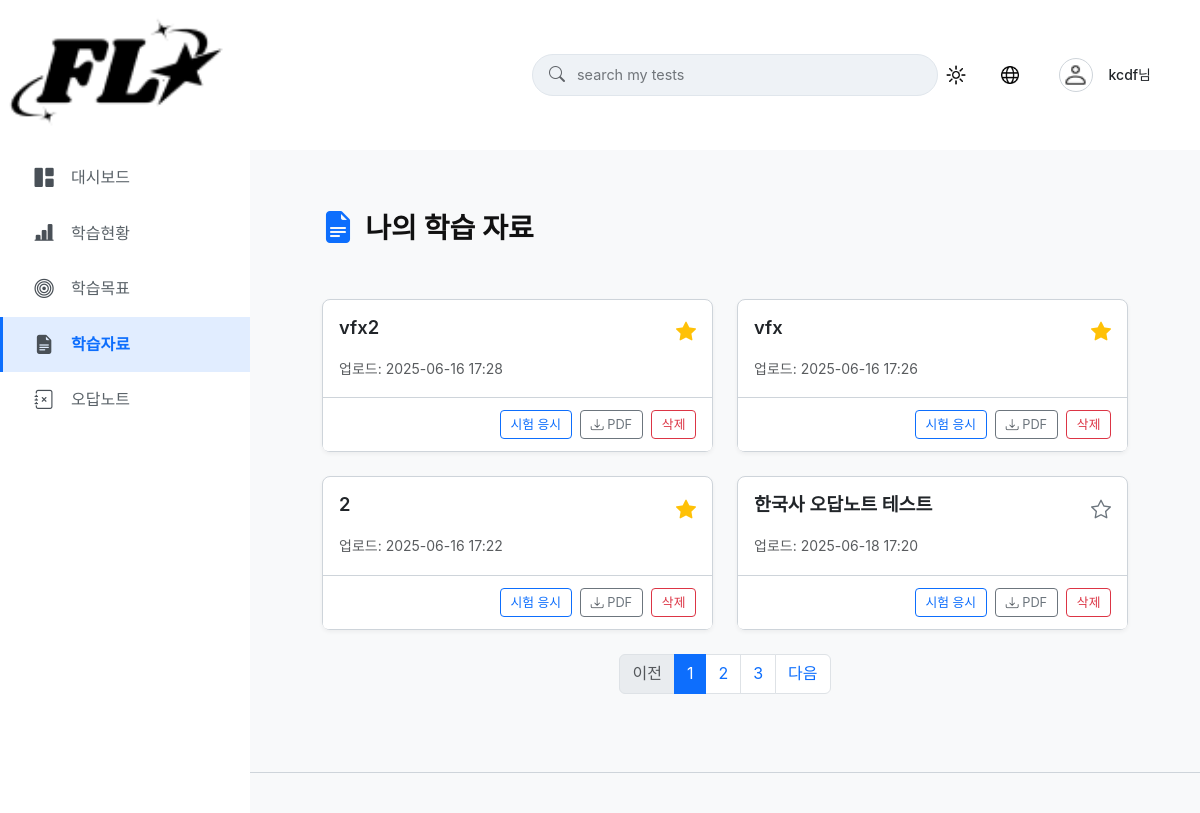
/flo_my/mypage/materials/ (signed in), run on the app's committed database.
### accounts/models.py (models this page shows, shortened)
class User(AbstractUser):
    username = models.CharField(
        '아이디',
        max_length=20,
        unique=True,
        validators=[
            MinLengthValidator(4, "아이디는 4자 이상이어야 합니다."),
            RegexValidator(
                regex='^[a-zA-Z0-9]+$',
                message='아이디는 영문자와 숫자만 사용할 수 있습니다.',
                code='invalid_username'
            )
        ]
    )
    nickname = models.CharField(
        '닉네임',
        max_length=10,
        unique=True,
        validators=[
            MinLengthValidator(2, "닉네임은 2자 이상이어야 합니다."),
            RegexValidator(
                regex='^[가-힣a-zA-Z0-9]+$',
                message='닉네임은 한글, 영문자, 숫자만 사용할 수 있습니다.',
                code='invalid_nickname'
            )
        ]
    )
    name = models.CharField(
        '이름',
        max_length=10,
        validators=[
            MinLengthValidator(2, "이름은 2자 이상이어야 합니다."),
            RegexValidator(
                regex='^[가-힣a-zA-Z]+$',
                message='이름은 한글과 영문자만 사용할 수 있습니다.',
                code='invalid_name'
            )
        ]
    )
    email = models.EmailField('이메일', unique=True)
    groups = models.ManyToManyField(
        'auth.Group',
        verbose_name='groups',
        blank=True,
        related_name='custom_user_set',
        help_text='The groups this user belongs to.',
    )
    user_permissions = models.ManyToManyField(
        'auth.Permission',
        verbose_name='user permissions',
        blank=True,
        related_name='custom_user_set',
        help_text='Specific permissions for this user.',
    )

### flo/models.py (models this page shows, shortened)
class Profile(models.Model):
    user = models.OneToOneField(settings.AUTH_USER_MODEL, on_delete=models.CASCADE, verbose_name="사용자")
    nickname = models.CharField(max_length=30, unique=True, blank=True, null=True, verbose_name="닉네임")
    profile_image = models.ImageField(upload_to='profile_pics/', blank=True, null=True, verbose_name="프로필 사진")
    @property
    def get_display_name(self):
        return self.nickname if self.nickname else self.user.username
    @property
    def get_profile_image_url(self):
        if self.profile_image and self.profile_image.name:
            return self.profile_image.url # 사용자가 업로드한 이미지
        return settings.STATIC_URL + 'flo/images/icons/profile/default_profile_light.png'
    @property
    def has_custom_profile_image(self):
        return bool(self.profile_image and self.profile_image.name)

### flo_exam/models.py (models this page shows, shortened)
class ExamDocument(models.Model):
    author = models.ForeignKey(
        settings.AUTH_USER_MODEL,
        on_delete=models.SET_NULL, # 작성자 계정 삭제 시 이 필드를 NULL로 설정 (문서는 남김)
        null=True,
        blank=True, # 관리자 페이지 등에서 빈 값 허용
        verbose_name="작성자"
    )
    title = models.CharField(max_length=255, verbose_name="문서 제목")
    pdf_file = models.FileField(upload_to='uploaded_pdfs/', verbose_name="PDF 파일")
    NUM_QUESTIONS_CHOICES = [
        (10, '10문제'),
        (20, '20문제'),
        (25, '25문제'),
    ]
    num_questions_requested = models.IntegerField(
        verbose_name="요청 문항수",
        choices=NUM_QUESTIONS_CHOICES,
        default=10
    )
    QUESTION_TYPE_CHOICES = [
        ('객관식', '객관식(4지선다)'),
        ('단답형', '단답형'),
    ]
    question_type_requested = models.CharField(
        max_length=20,
        verbose_name="요청 문제 유형",
        choices=QUESTION_TYPE_CHOICES,
        default='객관식'
    )
    subject_area = models.CharField(
        max_length=100,
        verbose_name="분야",
        help_text="예: 수학, 정보처리기사, HTML, CSS 등"
    )
    uploaded_at = models.DateTimeField(auto_now_add=True, verbose_name="업로드 일시")
    PROCESSING_STATUS_CHOICES = [
        ('PENDING', '대기 중'),
        ('PROCESSING', '문제 생성 중'),
        ('COMPLETED', '생성 완료'),
        ('FAILED', '생성 실패'),
    ]
    processing_status = models.CharField(
        max_length=20,
        choices=PROCESSING_STATUS_CHOICES,
        default='PENDING',
        verbose_name="처리 상태"
    )
    is_important = models.BooleanField(default=False, verbose_name="중요 표시")
    class Meta:
        verbose_name = "업로드된 PDF 문서"
        verbose_name_plural = "업로드된 PDF 문서들"
        ordering = ['-uploaded_at']
    class Meta:
        verbose_name = "업로드된 PDF 문서"
        verbose_name_plural = "업로드된 PDF 문서들"
        ordering = ['-uploaded_at']

### flo_my/views.py (the view)
# urls.py: path('mypage/materials/', views.mypage_materials_view, name='mypage_materials'),
@login_required
def mypage_materials_view(request):
    materials_query = ExamDocument.objects.filter(author=request.user).order_by('-is_important', '-uploaded_at')
    paginator = Paginator(materials_query, 4) # 페이지당 항목 수를 4개로 변경
    page_number = request.GET.get('page')
    page_obj = paginator.get_page(page_number)
    num_pages = paginator.num_pages
    current_page = page_obj.number
    start_page = max(1, current_page - 2)
    end_page = min(num_pages, start_page + 4)
    if end_page - start_page < 4:
        start_page = max(1, end_page - 4)
    custom_page_range = range(start_page, end_page + 1)
    context = {
        'test_sets_page': page_obj,
        'custom_page_range': custom_page_range,
        'mypage_nav_active': 'materials',
    }
    return render(request, 'flo_my/mypage/mypage_materials.html', context)

### flo_my/templates/flo_my/mypage/mypage_materials.html (shortened to what this page needs)
{% extends "flo_my/mypage_base.html" %}{% load static i18n %}
{% block extra_css %}
    <link rel="stylesheet" href="{% static 'flo/css/mypage_materials.css' %}">
{% endblock %}
{% block mypage_content %}
<div class="learning-materials-page">
    <div class="page-title-container mb-4">
        <i class="bi bi-file-earmark-text-fill page-title-icon"></i>
        <h2 class="page-main-title">{% translate "나의 학습 자료" %}</h2>
    </div>
    <div class="my-materials-list-or-message-section mt-2">
        {% if test_sets_page and test_sets_page.object_list %}
            <div class="row row-cols-1 row-cols-md-2 g-4">
                {% for material in test_sets_page %}
                <div class="col">
                    <div class="card h-100 learning-material-card" id="material-card-{{ material.pk }}">
                        <div class="card-body">
                            <div class="d-flex justify-content-between align-items-start mb-2">
                                <div class="learning-material-title-container flex-grow-1 me-2">
                                    <a href="{% url 'flo_exam:loading_page_entry' material.pk %}?retake=true" class="learning-material-title-link">
                                        <h5 class="card-title mb-0 d-inline material-title-text">{{ material.title }}</h5>
                                    </a>
                                </div>
                                <i class="bi {% if material.is_important %}bi-star-fill text-warning{% else %}bi-star{% endif %} fs-5 ms-2 toggle-material-importance-btn"
                                   data-doc-id="{{ material.pk }}"
                                   title="{% translate '중요도 변경' %}"
                                   style="cursor: pointer; color: {% if material.is_important %}#ffc107{% else %}#6c757d{% endif %};">
                                </i>
                            </div>
                            <p class="card-text text-muted">
                                <small>{% translate "업로드" %}: {{ material.uploaded_at|date:"Y-m-d H:i" }}</small>
                            </p>
                        </div>
                        <div class="card-footer text-end">
                            <a href="{% url 'flo_exam:loading_page_entry' material.pk %}?retake=true" class="btn btn-sm btn-outline-primary me-1">{% translate "시험 응시" %}</a>
                            {% if material.generated_exam %}
                            <a href="{% url 'flo_exam:download_questions_pdf' material.generated_exam.pk %}" class="btn btn-sm btn-outline-secondary me-1" title="{% translate '시험문제 PDF 다운로드' %}"><i class="bi bi-download"></i> {% translate "PDF" %}</a>
                            {% endif %}
                            <button type="button" class="btn btn-sm btn-outline-danger delete-material-btn" data-doc-id="{{ material.pk }}">{% translate "삭제" %}</button>
                        </div>
                    </div>
                </div>
                {% endfor %}
            </div>
            {% if test_sets_page.has_other_pages %}
            <nav aria-label="Page navigation" class="mt-4">
                <ul class="pagination justify-content-center">
                    {% if test_sets_page.has_previous %}
                        <li class="page-item"><a class="page-link" href="?page={{ test_sets_page.previous_page_number }}{% for key, value in request.GET.items %}{% if key != 'page' %}&{{ key }}={{ value }}{% endif %}{% endfor %}">{% translate "이전" %}</a></li>
                    {% else %}
                        <li class="page-item disabled"><span class="page-link">{% translate "이전" %}</span></li>
                    {% endif %}
                    {% for i in custom_page_range %}
                        {% if test_sets_page.number == i %}
                            <li class="page-item active" aria-current="page"><span class="page-link">{{ i }}</span></li>
                        {% else %}
                            <li class="page-item"><a class="page-link" href="?page={{ i }}{% for key, value in request.GET.items %}{% if key != 'page' %}&{{ key }}={{ value }}{% endif %}{% endfor %}">{{ i }}</a></li>
                        {% endif %}
                    {% endfor %}
                    {% if test_sets_page.has_next %}
                        <li class="page-item"><a class="page-link" href="?page={{ test_sets_page.next_page_number }}">{% translate "다음" %}</a></li>
                    {% else %}
                        <li class="page-item disabled"><span class="page-link">{% translate "다음" %}</span></li>
                    {% endif %}
                </ul>
            </nav>
            {% endif %}
        {% endif %}
    </div>
</div>
{% endblock %}

### flo_my/templates/flo_my/mypage_base.html (shortened to what this page needs)
{% load static i18n %}
<!DOCTYPE html>
<html lang="{{ LANGUAGE_CODE }}">
<head>
    <link href="https://cdn.jsdelivr.net/npm/bootstrap@5.3.3/dist/css/bootstrap.min.css" rel="stylesheet">
    <link rel="stylesheet" href="https://cdn.jsdelivr.net/npm/bootstrap-icons@1.11.3/font/bootstrap-icons.min.css">
    <link rel="stylesheet" href="{% static 'flo/css/base.css' %}">
    <link rel="stylesheet" href="{% static 'flo/css/mypage.css' %}">
    {% block extra_css %}{% endblock %}
</head>
<body class="theme-dark">
    <div id="mypage-container">
        <aside id="mypage-sidebar">
            <div class="sidebar-header">
                <div class="logo-container">
                    <a href="{% url 'flo:home' %}"><img id="sidebar-logo" src="{% static 'flo/images/light/header/light-logo.png' %}" alt="Flo Logo"></a>
                </div>
            </div>
            <nav class="mypage-sidebar-nav">
                <ul>
                    <li class="nav-item "><a href="{% url 'flo_my:mypage_dashboard' %}"><i class="bi bi-grid-1x2-fill"></i> <span>{% translate "대시보드" %}</span></a></li>
                    <li class="nav-item "><a href="{% url 'flo_my:mypage_analytics' %}"><i class="bi bi-bar-chart-line-fill"></i> <span>{% translate "학습현황" %}</span></a></li>
                    <li class="nav-item "><a href="{% url 'flo_my:mypage_learning_goals' %}"><i class="bi bi-bullseye"></i> <span>{% translate "학습목표" %}</span></a></li>
                    <li class="nav-item {% if request.resolver_match.url_name == 'mypage_materials' %}active{% endif %}"><a href="{% url 'flo_my:mypage_materials' %}"><i class="bi bi-file-earmark-text-fill"></i> <span>{% translate "학습자료" %}</span></a></li>
                    <li class="nav-item "><a href="{% url 'flo_my:mypage_incorrect_notes' %}"><i class="bi bi-journal-x"></i> <span>{% translate "오답노트" %}</span></a></li>
                </ul>
            </nav>
        </aside>
        <div id="main-panel">
            <header id="mypage-header">
                <div class="container-fluid mypage-header-container">
                    <div class="mypage-header-center-section">
                        <form class="mypage-search-form" action="#" method="get">
                            <i class="bi bi-search search-icon"></i>
                            <input type="search" name="q" class="mypage-search-input" placeholder="{% translate 'search my tests' %}" aria-label="Search my tests">
                        </form>
                    </div>
                    <div class="header-right-controls">
                        <div class="theme-dropdown dropdown">
                            <button type="button" id="theme-toggle-btn" class="btn theme-btn" title="{% translate "Change theme" %}" data-bs-toggle="dropdown" aria-expanded="false">
                                <img id="theme-toggle-icon" src="{% static 'flo/images/light/header/light-auto.png' %}" alt="Theme Icon">
                            </button>
                        </div>
                        <div class="language-dropdown dropdown">
                            <button class="btn lang-btn" type="button" id="languageMenuButton" data-bs-toggle="dropdown" aria-expanded="false" title="{% translate "Select language" %}">
                                <img id="lang-toggle-icon" src="{% static 'flo/images/light/header/light-translate.png' %}" alt="Language Icon">
                            </button>
                                {% get_available_languages as AVAILABLE_LANGUAGES %}{% get_language_info_list for AVAILABLE_LANGUAGES as languages_info %}
                        </div>
                        <div class="auth-links ms-auto">
                            {% if user.is_authenticated %}
                                <div class="dropdown">
                                    <a href="#" class="user-dropdown-toggle" data-bs-toggle="dropdown" aria-expanded="false">
                                        <div class="profile-image-wrapper"><img src="{{ user.profile.get_profile_image_url }}" alt="{{ user.profile.get_display_name }} Profile" id="user-profile-image" data-has-custom-image="{{ user.profile.has_custom_profile_image|yesno:'true,false' }}"></div>
                                        <span class="user-display-name">{{ user.profile.get_display_name }}님</span>
                                    </a>
                                </div>
                            {% else %}
                                <a href="{% url 'flo:login' %}" id="btn-login" class="btn btn-outline-light">{% translate "로그인" %}</a>
                            {% endif %}
                        </div>
                    </div>
                </div>
            </header>
            <main id="mypage-main-content">
                <div class="main-content-inner-wrapper">
                    {% block mypage_content %}{% endblock %}
                </div>
            </main>
            <footer class="site-footer">
            </footer>
        </div>
    </div>
</body>
</html>

### flo_my/static/flo/css/mypage_materials.css (style rules this page uses)
.learning-materials-page .card { border: 1px solid var(--light-border, #e9ecef); border-radius: 0.5rem; background-color: var(--light-surface-card, #fff); box-shadow: 0 2px 4px rgba(0,0,0,0.05); transition: box-shadow 0.2s ease-in-out, transform 0.2s ease-in-out; }
.learning-materials-page .card-footer { background-color: var(--light-surface-1, #f8f9fa); border-top: 1px solid var(--light-border, #e9ecef); padding: 0.75rem 1rem; }
.learning-materials-page .card-title { font-size: var(--font-size-card-title, 1.1rem); font-weight: 600; }
.learning-materials-page .learning-material-title-link { text-decoration: none; color: inherit; }
.toggle-material-importance-btn { user-select: none; -webkit-user-select: none; }
.learning-materials-page .card-footer .btn { font-size: 0.8rem; padding: 0.25rem 0.6rem; }
body.theme-light .learning-materials-page .card-footer .btn-outline-primary { color: var(--light-accent); border-color: var(--light-accent); }
body.theme-light .learning-materials-page .card-footer .btn-outline-secondary { color: #6c757d; border-color: #6c757d; }
body.theme-light .learning-materials-page .card-footer .btn-outline-danger { color: #dc3545; border-color: #dc3545; }
.page-title-container .bi-file-earmark-text-fill.page-title-icon { top: -12px; }

### data on the page
User: profile.get_display_name "kcdf"
ExamDocument: title "vfx2", is_important True (drawn), uploaded_at "2025-06-16 17:28"
ExamDocument: title "vfx", is_important True (drawn), uploaded_at "2025-06-16 17:26"
ExamDocument: title "2", is_important True (drawn), uploaded_at "2025-06-16 17:22"
ExamDocument: title "한국사 오답노트 테스트", is_important False (drawn), uploaded_at "2025-06-18 17:20"

### other printed values
{{ i }} "1"
{{ i }} "2" "3"
